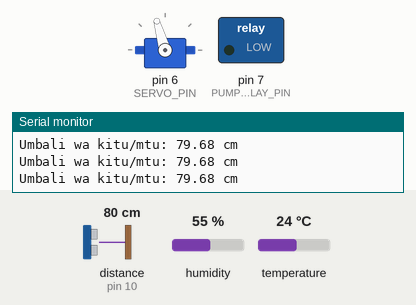
Simulated run of this sketch. Board: Arduino Uno, built with avr-gcc and run on an emulated ATmega328P. Shown: servo, switched loads named in the sketch (green lamp = pin HIGH), the last lines printed to the serial monitor. Wiring (inferred from the names in the program): ultrasonic range finder: trigger pin 9; echo pin 10. Inputs (shaded band) come from the test bench; at power-on: distance to the obstacle (sensor on pin 10) 80 cm, temperature 24 °C, humidity 55 %. The echo pulse lasts 58.3 µs per cm; the modem accepts every AT command (registered, SIM ready, sends succeed) and sends nothing else; pins used as bus, display or sensor lines are not drawn.

Above: at 12.2 s.
12.3 s: distance to the obstacle (sensor on pin 10) set to 2 cm
At 15.7 s:
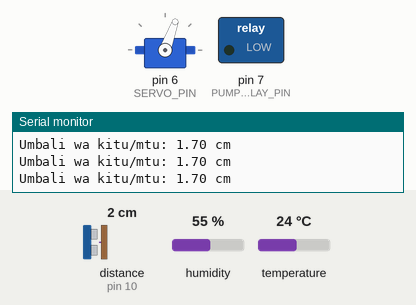
16.3 s: distance to the obstacle (sensor on pin 10) set to 18 cm
At 19.06 s:
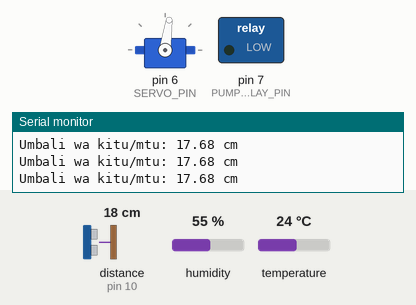
23.4 s: distance to the obstacle (sensor on pin 10) set to 4 cm
At 23.52 s:
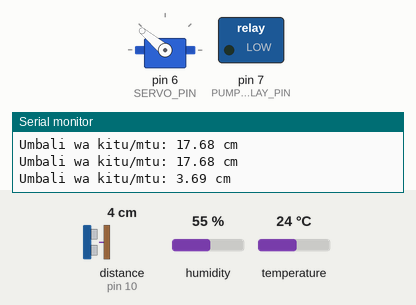
30.5 s: temperature set to 12 °C
32.6 s: temperature set to 18 °C
34.4 s: temperature set to 21 °C
At 38.6 s:
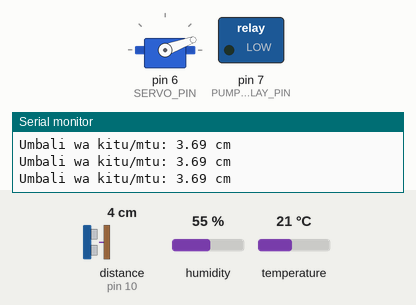
Timing chart, 0 to 39.8 s (numbered marks = the images above; inputs shaded):
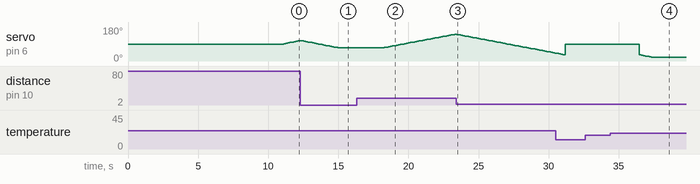

The sketch:

kifaa_cha_kuzima_moto-3.ino
```cpp
/*
  ===================================================================
  KIFAA CHA KUZIMA MOTO KIOTOMATIKI (Automatic Fire Extinguisher Bot)
  ===================================================================
  Vifaa (Components):
   - Arduino Uno
   - ESP8266 (ESP-01) - kutuma data ThingSpeak
   - DHT11 - kutambua ongezeko la joto (moto)
   - Ultrasonic Sensor HC-SR04 - kupima umbali wa kitu/mtu
   - Servo Motor (SG90) - kuelekeza bomba la maji
   - Relay Module + Mini Water Pump - kumwaga maji
   - Power supply ya nje (5V/1-2A) kwa pump na servo

  MUUNGANISHO (Wiring):
   DHT11         -> DATA: D5 , VCC: 5V , GND: GND
   HC-SR04       -> TRIG: D9 , ECHO: D10 , VCC: 5V , GND: GND
   Servo         -> Signal: D6 , VCC: 5V(nje) , GND: GND
   Relay(Pump)   -> IN: D7 , VCC: 5V , GND: GND
   ESP8266(ESP01)-> RX: D3 (kupitia voltage divider 5V->3.3V)
                    TX: D4
                    VCC & CH_PD: 3.3V (TUMIA REGULATOR TOFAUTI, si 5V!)
                    GND: GND (share GND na Arduino)

  MANTIKI (Logic):
   1. DHT11 ikisoma joto zaidi ya TEMP_THRESHOLD -> tunathibitisha
      kuna moto -> ongeza kihesabio cha "fire occurrence"
   2. Ultrasonic sensor inapima umbali wa kitu (mtu) mbele ya bomba
   3. Lengo (TARGET_CM) ni sentimita 5:
        - Kama umbali > TARGET_CM  -> servo inazunguka MBELE kutafuta lengo
        - Kama umbali < TARGET_CM  -> servo inazunguka NYUMA (backward) kutafuta lengo
        - Kama umbali == TARGET_CM (ndani ya tolerance) -> ACHA servo, WASHA pump
   4. Baada ya muda wa kumwagilia, pump inazimika na servo inarudi
      kwenye position ya "kusubiri" (home position)
   5. Data (fire status, distance, fire count, joto) inatumwa
      Arduino->ESP8266 kwa AT commands kila baada ya SEND_INTERVAL,
      kisha ESP inatuma ThingSpeak (Field1=Fire status, Field2=Distance,
      Field3=FireCount, Field4=Temperature)
  ===================================================================
*/

#include <Servo.h>
#include <SoftwareSerial.h>
#include <DHT.h>

// ---------- PINS ----------
#define TRIG_PIN      9
#define ECHO_PIN      10
#define SERVO_PIN     6
#define PUMP_RELAY_PIN 7
#define DHT_PIN       5
#define DHTTYPE       DHT11

// ESP8266 kwa SoftwareSerial
SoftwareSerial espSerial(3, 4); // RX, TX (Arduino)

Servo waterServo;
DHT dht(DHT_PIN, DHTTYPE);

// ---------- MIPANGILIO (settings) ----------
const float TARGET_CM   = 5.0;   // umbali lengwa (cm)
const float TOLERANCE   = 0.5;   // uvumilivu wa kufikia lengo
const int   SERVO_MIN   = 20;    // angle ya chini ya servo
const int   SERVO_MAX   = 160;   // angle ya juu ya servo
const int   SERVO_STEP  = 2;     // hatua ya kuzunguka kila mzunguko
const float TEMP_THRESHOLD = 20.0; // nyuzi joto (°C) - thibitisho la pili la moto
const unsigned long PUMP_ON_TIME   = 4000;  // muda pump inamwaga maji (ms)
const unsigned long SEND_INTERVAL  = 15000; // muda wa kutuma ThingSpeak (ms)
const unsigned long DHT_READ_INTERVAL = 2000; // DHT11 haiwezi kusomwa haraka zaidi ya hii

// ---------- THINGSPEAK ----------
const char* WIFI_SSID   = "~~moran-327";
const char* WIFI_PASS   = "o2006wifi!00x";
const char* TS_API_KEY  = "YQ8MFSPI0PMWZ21N";   // ThingSpeak Write API Key
const char* TS_HOST     = "api.thingspeak.com";

// ---------- HALI (state) ----------
int   servoAngle   = 90;
bool  servoForward  = true;
int   fireCount     = 0;
bool  fireActive    = false;
bool  pumpOn        = false;
unsigned long pumpStartTime = 0;
unsigned long lastSend      = 0;
unsigned long lastDHTRead   = 0;
float currentTemp = 0;

// =========================================================
void setup() {
  Serial.begin(9600);
  espSerial.begin(9600);

  pinMode(TRIG_PIN, OUTPUT);
  pinMode(ECHO_PIN, INPUT);
  pinMode(PUMP_RELAY_PIN, OUTPUT);
  digitalWrite(PUMP_RELAY_PIN, LOW); // pump imezimwa mwanzoni

  waterServo.attach(SERVO_PIN);
  waterServo.write(servoAngle);

  dht.begin();

  Serial.println("Inaanzisha WiFi ya ESP8266...");
  connectWiFi();
}

// =========================================================
void loop() {
  // soma DHT11 kila DHT_READ_INTERVAL (haiwezi kusomwa haraka zaidi)
  if (millis() - lastDHTRead > DHT_READ_INTERVAL) {
    float t = dht.readTemperature();
    if (!isnan(t)) currentTemp = t; // ikishindwa kusoma, tunabaki na thamani ya awali
    lastDHTRead = millis();
  }

  // MOTO: joto la DHT11 limevuka kiwango cha TEMP_THRESHOLD
  bool fireDetected = (currentTemp >= TEMP_THRESHOLD);

  if (fireDetected) {
    if (!fireActive) {
      fireActive = true;
      fireCount++;                 // hesabu tukio jipya la moto
      Serial.print("MOTO UMEGUNDULIWA! Idadi ya matukio: ");
      Serial.println(fireCount);
    }

    float distance = getDistanceCM();
    Serial.print("Umbali wa kitu/mtu: ");
    Serial.print(distance);
    Serial.println(" cm");

    handleAiming(distance);

  } else {
    fireActive = false;
    // hakuna moto -> zima pump na rudisha servo home
    if (pumpOn) {
      digitalWrite(PUMP_RELAY_PIN, LOW);
      pumpOn = false;
    }
    waterServo.write(90); // position ya kusubiri
  }

  // tuma data ThingSpeak kila SEND_INTERVAL
  if (millis() - lastSend > SEND_INTERVAL) {
    float d = fireDetected ? getDistanceCM() : -1;
    sendToThingSpeak(fireDetected ? 1 : 0, d, fireCount, currentTemp);
    lastSend = millis();
  }

  delay(100);
}

// =========================================================
// Kupima umbali kwa HC-SR04
float getDistanceCM() {
  digitalWrite(TRIG_PIN, LOW);
  delayMicroseconds(2);
  digitalWrite(TRIG_PIN, HIGH);
  delayMicroseconds(10);
  digitalWrite(TRIG_PIN, LOW);

  long duration = pulseIn(ECHO_PIN, HIGH, 30000); // timeout 30ms
  if (duration == 0) return -1; // hakuna kitu kilichogunduliwa

  float distance = duration * 0.0343 / 2.0;
  return distance;
}

// =========================================================
// Mantiki ya kuelekeza servo na kuwasha pump
void handleAiming(float distance) {
  if (distance < 0) {
    // hakuna usomaji sahihi, endelea kutafuta
    sweepServo();
    return;
  }

  float diff = distance - TARGET_CM;

  if (abs(diff) <= TOLERANCE) {
    // ---- LENGO LIMEFIKIWA (5cm) ----
    if (!pumpOn) {
      digitalWrite(PUMP_RELAY_PIN, HIGH);
      pumpOn = true;
      pumpStartTime = millis();
      Serial.println("Lengo limefikiwa (5cm) -> PUMP IMEWASHWA, inamwaga maji.");
    }
    // zima pump baada ya muda uliopangwa
    if (pumpOn && millis() - pumpStartTime >= PUMP_ON_TIME) {
      digitalWrite(PUMP_RELAY_PIN, LOW);
      pumpOn = false;
      Serial.println("Kumwagilia kumekamilika -> PUMP IMEZIMWA.");
    }

  } else if (diff < 0) {
    // Mtu/kitu kiko KARIBU zaidi ya 5cm (chini ya cm 5)
    // -> servo izunguke NYUMA (backward) kutafuta hizo 5cm
    if (pumpOn) { digitalWrite(PUMP_RELAY_PIN, LOW); pumpOn = false; }
    moveServoBackward();

  } else {
    // Mtu/kitu yuko MBALI zaidi ya 5cm
    // -> servo izunguke MBELE kutafuta hizo 5cm
    if (pumpOn) { digitalWrite(PUMP_RELAY_PIN, LOW); pumpOn = false; }
    moveServoForward();
  }
}

void moveServoForward() {
  servoAngle += SERVO_STEP;
  if (servoAngle > SERVO_MAX) servoAngle = SERVO_MAX;
  waterServo.write(servoAngle);
  delay(40);
}

void moveServoBackward() {
  servoAngle -= SERVO_STEP;
  if (servoAngle < SERVO_MIN) servoAngle = SERVO_MIN;
  waterServo.write(servoAngle);
  delay(40);
}

void sweepServo() {
  // kutafuta kitu wakati hakuna usomaji wa ultrasonic
  if (servoForward) {
    servoAngle += SERVO_STEP;
    if (servoAngle >= SERVO_MAX) servoForward = false;
  } else {
    servoAngle -= SERVO_STEP;
    if (servoAngle <= SERVO_MIN) servoForward = true;
  }
  waterServo.write(servoAngle);
  delay(40);
}

// =========================================================
// ESP8266: kuunganisha WiFi kwa AT commands
void connectWiFi() {
  sendATCommand("AT+RST", 2000);
  sendATCommand("AT+CWMODE=1", 1000);
  String cmd = "AT+CWJAP=\"" + String(WIFI_SSID) + "\",\"" + String(WIFI_PASS) + "\"";
  sendATCommand(cmd, 8000);
}

// Kutuma data ThingSpeak (Field1=Fire, Field2=Distance, Field3=FireCount, Field4=Temperature)
void sendToThingSpeak(int fireStatus, float distance, int count, float temperature) {
  espSerial.println("AT+CIPSTART=\"TCP\",\"" + String(TS_HOST) + "\",80");
  delay(1000);

  String getStr = "GET /update?api_key=" + String(TS_API_KEY) +
                   "&field1=" + String(fireStatus) +
                   "&field2=" + String(distance) +
                   "&field3=" + String(count) +
                   "&field4=" + String(temperature) +
                   "\r\n\r\n";

  String cipSend = "AT+CIPSEND=" + String(getStr.length());
  espSerial.println(cipSend);
  delay(500);
  espSerial.print(getStr);
  delay(1500);

  Serial.println("Data imetumwa ThingSpeak.");
}

// Kazi ya msaada: kutuma AT command na kusoma majibu
void sendATCommand(String cmd, int waitTime) {
  espSerial.println(cmd);
  long t = millis();
  while (millis() - t < waitTime) {
    if (espSerial.available()) {
      Serial.write(espSerial.read());
    }
  }
}
```

Measured:
- after the input at 32.6 s, every drawn part: stays the same
- after the input at 34.4 s, servo on pin 6 (SERVO_PIN): moves from 90° to 20° over 0.85 s, starting after 2.1 s
